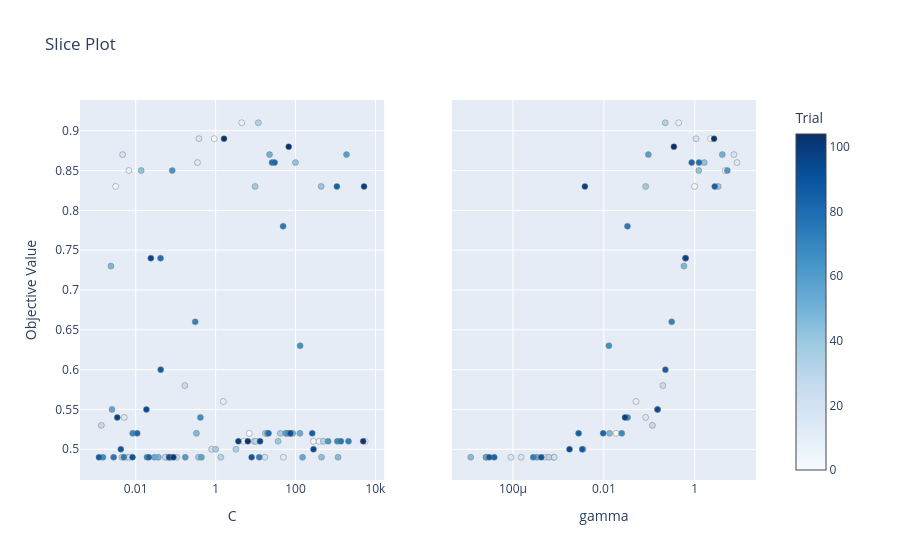

The notebook cell saved with this chart:
### Code cell
optuna.visualization.plot_slice(study_5, params=["C", "gamma"])
